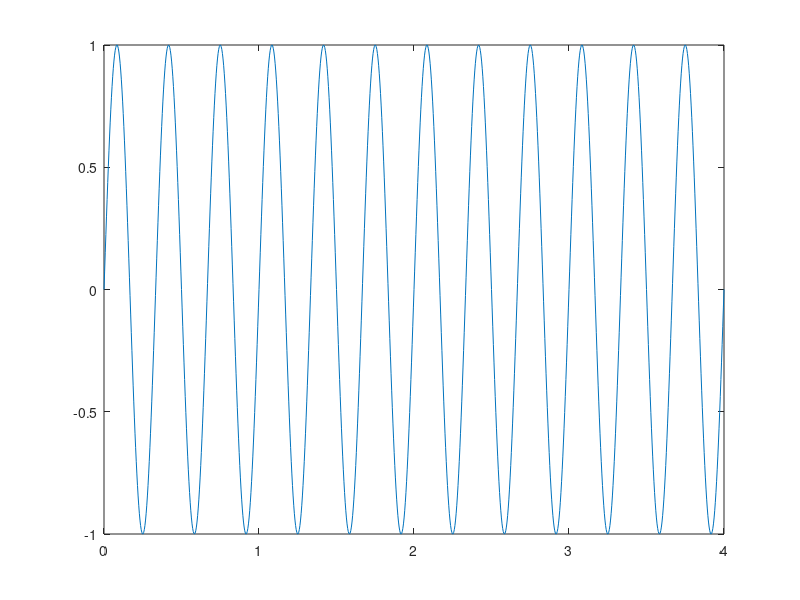
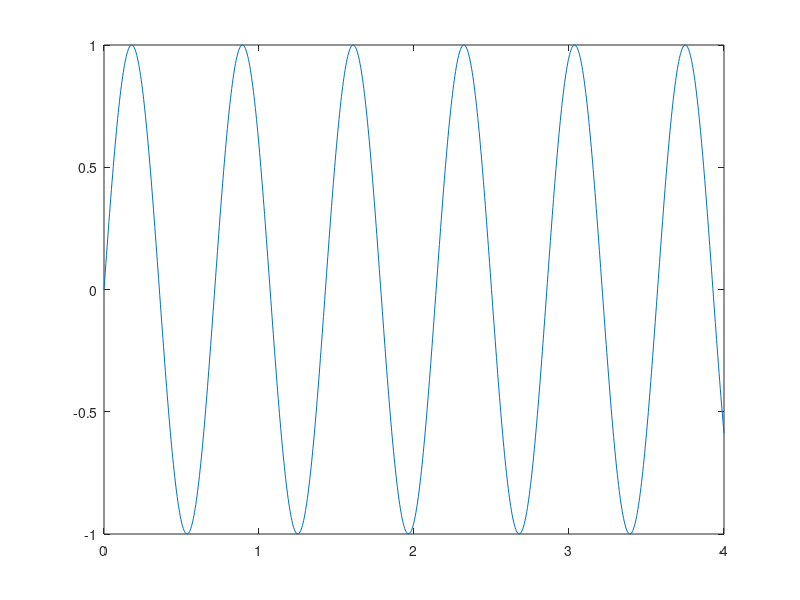
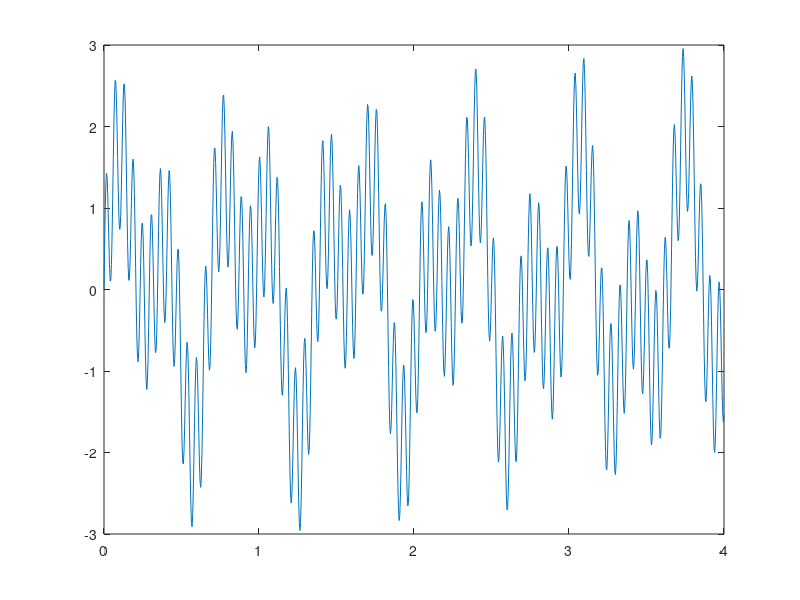

Write the MATLAB code that produced these figures, in order. (Note: this script raises an error after producing the figures.)
close all; clear all;
fs = 250; % sampling frequency
t = 0:1/fs:4;
data = zeros(6,7);

%sinusoid with integer number of periods
f1 = 3;
x1 = sin(2*pi*f1*t);
figure(1)
plot(t,x1);
x1Mean = mean(x1);
x1Var = var(x1);
x1Dev = std(x1);
x1Eng = 1/fs*sum(x1.^2);
x1Pow = sum(x1.^2)/length(x1);
x1Rms = sqrt(sum(x1.^2)/length(x1));
x1Corr = xcorr(x1);

data(1, :) = [x1Mean x1Var x1Dev x1Eng x1Pow x1Rms "-"]

%sinusoid with fractional number of periods
f2 = 1.4;
x2 = sin(2*pi*f2*t);
figure(2)
plot(t,x2);
x2Mean = mean(x2);
x2Var = var(x2);
x2Dev = std(x2);
x2Eng = 1/fs*sum(x2.^2);
x2Pow = sum(x2.^2)/length(x2);
x2Rms = sqrt(sum(x2.^2)/length(x2));
x2Corr = xcorr(x2);

data(2,:) = [x2Mean x2Var x2Dev x2Eng x2Pow x2Rms "-"]

%mixture of sinusoids
f3 = 17.2
x3 = sin(2*pi*f3*t);
xsum = x1 + x2 + x3
figure(3)
plot(t, xsum);
xsumMean = mean(xsum);
xsumVar = var(xsum);
xsumDev = std(xsum);
xsumEng = 1/fs*sum(xsum.^2);
xsumPow = sum(xsum.^2)/length(xsum);
xsumRms = sqrt(sum(xsum.^2)/length(xsum));
xsumCorr = xcorr(x1);

data(3,:) = [xsumMean xsumVar xsumDev xsumEng xsumPow xsumRms "-"]


%speech signal
[xSignal,Fs] = audioread( 'speechSample.wav', 'native' );
xSignal = double(xSignal);
xNoise = xSignal(220500:end,1).';
xSp = xSignal(25000:200000,1).';
xSpMean = mean(xSp);
xSpVar = var(xSp);
xSpDev = std(xSp);
xSpEng = 1/Fs * sum(xSp.^2);
xSpPow = sum(xSp.^2)/length(xSp);
xNPow = sum(xNoise.^2)/length(xNoise);
xSNR = 10*log10(xSpPow/xNPow);
xSpRms = sqrt(sum(xSp.^2)/length(xSp));
xSpCorr = xcorr(xSp);

data(4,:) = [xSpMean xSpVar xSpDev xSpEng xSpPow xSpRms xSNR]


%white Gaussian noise
%length of 1000 samples
xG1 = zeros(1000,1);
xG1 = awgn(xG1, 2);
xG1Mean = mean(xG1);
xG1Var = var(xG1);
xG1Dev = std(xG1);
xG1Eng = 1/1000*sum(xG1.^2);
xG1Pow = sum(xG1.^2)/length(xG1);
xG1Rms = sqrt(sum(xG1.^2)/length(xG1));
xG1Corr = xcorr(xG1);

data(5,:) = [xG1Mean xG1Var xG1Dev xG1Eng xG1Pow xG1Rms "-"]

%length of 750 samples
xG2 = zeros(750,1);
xG2 = awgn(xG2, 2);
xG2Mean = mean(xG2);
xG2Var = var(xG2);
xG2Dev = std(xG2);
xG2Eng = 1/750*sum(xG2.^2);
xG2Pow = sum(xG2.^2)/length(xG2);
xG2Rms = sqrt(sum(xG2.^2)/length(xG2));
xG2Corr = xcorr(xG2);

data(6,:) = [xG2Mean xG2Var xG2Dev xG2Eng xG2Pow xG2Rms "-"]

%creating table to display data
headers = ["Mean","Variance","Deviation","Energy","Power","RMS Value","SNR"]
rowNames = ["Int sin", "Fract sin", "Mixt sin","Speech","Gauss1000","Gauss750"]

figure(4)
uitable('Data', data, 'ColumnName', headers,'RowName',rowNames, 'Position',[20 20 800 400]);
